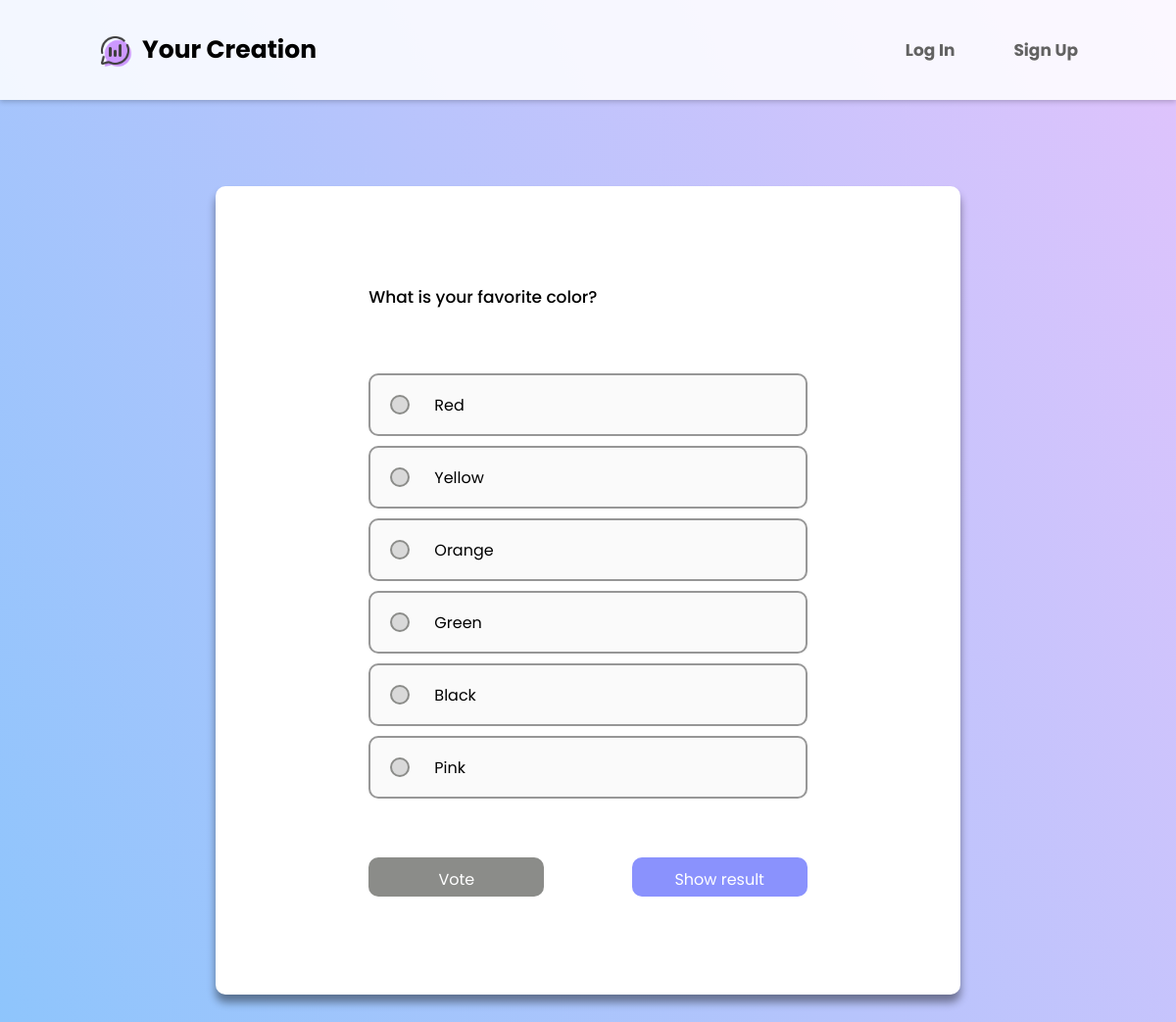
The page /viewquestion2.php?qID=1 on the database its author committed.
### tables this page shows
CREATE TABLE `questions` (
  `qID` int(11) NOT NULL,
  `question` varchar(100) NOT NULL,
  `endDate` date NOT NULL,
  `uid` int(11) NOT NULL
);

CREATE TABLE `choices` (
  `cID` int(11) NOT NULL,
  `choice` varchar(50) NOT NULL,
  `qID` int(11) NOT NULL
);

### viewquestion2.php (the view, shortened to what this page needs)
<!DOCTYPE html>
<html lang="en">
<head>
    <link rel="stylesheet" href="css/viewquestion.css">
    <link rel="stylesheet" href="https://cdnjs.cloudflare.com/ajax/libs/font-awesome/6.5.1/css/all.min.css" />
</head>
<body>
    <div class="container">
    <?php
        if(isset($_SESSION['currentUser']))
        {
            echo "  <header>
                        <div class='webname'>
                            <img src='images/icons.png' alt='LOGO'>
                            <button onClick='location.href=\"homepage.php\"' class='homepage'>Your Creation</button>
                        </div>
                        <nav>
                            <div class='btn'>
                                <button onclick='location.href=\"cp1.php\"' class='login'>Create New Poll</button>
                            </div>
                            <div class='btn'>
                                <button onclick='location.href=\"myOwnPolls.php\"' class='signup'>My Own Polls</button>
                            </div>
                            <div class='btn'>
                                <button onclick='location.href=\"Logout.php\"' class='Loogout'>Logout</button>
                            </div>
                        </nav>
                </header>";
        }
        else
        {
            echo "<header>
                    <div class='webname'>
                            <img src='icons.png' alt='LOGO'>
                            <button onClick='location.href=\"homepage.php\"' class='homepage'>Your Creation</button>
                    </div>
                    <nav>
                        <div class='btn'>
                            <button onclick='location.href=\"login.php\"' class='login'>Log In</button>
                        </div>
                        <div class='btn'>
                            <button onclick='location.href='#'' class='signup'>Sign Up</button>
                        </div>
                    </nav>
                </header>";
        }
    ?>
<div class="backColor">
    <main>
    <?php
        if(isset($_GET["qID"]))
        {
            $qID=$_GET["qID"];
            try
            {
                require('connection.php');
                $sql="SELECT question,endDate FROM questions where qid=?";
                $stmt=$db->prepare($sql);
                $stmt->bindParam(1,$qID);
                $rs=$stmt->execute();
                if($rs==1)
                {
                    $row=$stmt->fetch();
                    echo "<div class='question'>";
                    echo $row['question']."<br>"."<br>";
                    echo "</div>";
                    $endDate=$row["endDate"];
                }
                if($endDate >= date("Y-m-d") || $endDate == '0000-00-00')
                {
                    $status = "Active";
                }
                else
                {
                    $status = "Ended";
                }
                $selectedChoice = -1;
                $query2="SELECT * FROM choices where qid=?";
                $stmt2=$db->prepare($query2);
                $stmt2->bindParam(1,$qID);
                $rs=$stmt2->execute();
                ?>
                <?php
                echo "<form action='vote.php' method='post'>";
                if($rs>0)
                {
                    if(isset($_SESSION["currentUser"]) && $status == "Active" && $selectedChoice==-1)
                    {
                        echo "<div class='options' >";
                        while($row2=$stmt2->fetch())
                        {
                            $cID=$row2['cID'];
                            echo "<div class='option'> <input class='choice'  onfocus='optionEnter(this)' onBlur='optionReset(this)' type='radio' name='cID' value='$cID'><label for='$cID' class='optionText'> ";
                            echo "{$row2['choice']}</label> </div>";
                            echo  "<input type='hidden' name='qID' value='$qID'>";
                            echo  "<input type='hidden' name='uID' value='$uID'>";
                        }
                        echo "</div>";
                        echo "<div class='MainBtn'> <button class='vote' type='submit' name='sbtn'>Vote</button>";
                    }
                    else
                    {
                        echo "<div class='options'>";
                        while($row2=$stmt2->fetch())
                        {
                            $cID=$row2['cID'];
                            if(isset($_SESSION["currentUser"]) && $selectedChoice == $cID)
                                echo "<div class='option'> <input type='radio' name='cID' value='$cID' checked='checked' disabled> <label class='optionText' for='$cID'> {$row2['choice']}</label> </div>";
                            else
                                echo "<div class='option'> <input type='radio' name='cID' value='$cID' disabled> <label class='optionText' for='$cID'> {$row2['choice']}</label><br><br> </div>";
                        }
                        echo "</div>";
                        echo "<div class='MainBtn'>";
                        echo "<div class='voteDisbaled' disabled>Vote</div>";
                    }
                }
                if((!isset($_SESSION["currentUser"]) && $status=="Active"))
                {
                    echo "<div class='resultbtnDisabled'> Show Result </div>";
                    echo "</div>";
                }
                else
                {
                    echo "<div class='resultbtn' onClick='location.href=\"showresults2.php?qID=$qID\"'> Show result </div>";
                    echo "</div>";
                }
                echo "</form>";
            }
            catch(PDOException $e)
            {
                die("Error: " . $e->getMessage());
            }
        }
    ?>
        </main>
    </div>
</div>
</body>
</html>

### css/viewquestion.css (style rules this page uses)
* { box-sizing: border-box; }
html { height: 100%; }
body { background-image: linear-gradient(62deg, #8EC5FC 0%, #E0C3FC 100%); background-color: #f1f1f1; margin: 0; text-transform:initial; background-repeat: no-repeat; background-position: top; background-size: cover; background-attachment: fixed; }
.container { font-family: 'Poppins', sans-serif; margin: 0 auto; max-width: 1024px; min-height: 650px; padding-top: 100px; }
header { background-color: #ffffffdb; box-shadow: 0 2px 5px rgba(0,0,0,.2); color: #3F3F3F; width: 100%; min-height: 100px; padding: 0 100px; position: fixed; top: 0; left: 0; display: flex; justify-content: space-between; align-items: center; }
header .webname { color: #8EC5FC; width: 40%; font-size: 25px; font-weight: bold; cursor: pointer; display: flex; align-items: center; align-content: center; }
header .webname button { padding: 32px 30px; padding-left: 10px; }
header .webname img { display: inline-block; height: 35px; width: 35px; }
header nav { font: 40px; display: flex; justify-content: space-between; align-items: center; }
header button { background-color: transparent; text-align: center; font: inherit; border: none; margin: 0; padding: 32px 30px; border-radius: 0; }
header nav button { color: #626262; font-size: 17px; font-weight: bold; }
header nav .btn .signup { padding-right: 0; }
.backColor { border-radius: 10px; width: 80%; margin: 0 auto; margin-top: 60px; padding: 30px; }
main { background-color: #ffffff; box-shadow: 0 8px 8px rgba(0, 0, 0, 0.421); border-radius: 10px; margin: 0 auto; width: 100%; display: flex; flex-direction: column; justify-content: space-around; align-items: left; padding: 100px; }
form { display: flex; flex-direction: column; justify-content: baseline; }
.question { margin: 0 auto; width: 80%; margin-bottom: 14px; font-size: 17px; font-weight: 500; }
.options { margin: 0 auto; width: 80%; font-size: 16px; font-weight: 400; margin-top: 25px; display: flex; flex-direction: column; justify-content: space-between; align-items: left; }
.option { background-color: #fafafa; border: 2px solid #979797; border-radius: 10px; width: 100%; margin: 0 auto; margin-bottom: 10px; display: flex; justify-content: left; align-items: center; align-content: center; }
input[type="radio"] { width: 20px; height: 20px; margin: 20px; padding: 0; border: 2px solid #8b8c89; border-radius: 50%; appearance: none; background-color: transparent; outline: none; transition: outline 0.1s; }
input[type="radio"]:disabled { background-color: #d9d9d9; }
label { padding: 10px 0; padding-left: 5px; font-family: 'Poppins', sans-serif; }
.MainBtn { margin: 0 auto; padding-top: 50px; width: 80%; display: flex; justify-content: space-between; }
.vote, .resultbtn, .resultbtnDisabled, .voteDisbaled { background-color: #8a92fd; color: #ffffff; text-align: center; height: 40px; width: 40%; padding-top: 10px; padding-bottom: 10px; border-radius: 10px; border: none; }
.resultbtnDisabled, .voteDisbaled { background-color: #8b8c89; cursor: default; }

### rows shown on the page
questions: question "What is your favorite color?"
choices: choice "Red"
choices: choice "Yellow"
choices: choice "Orange"
choices: choice "Green"
choices: choice "Black"
choices: choice "Pink"
